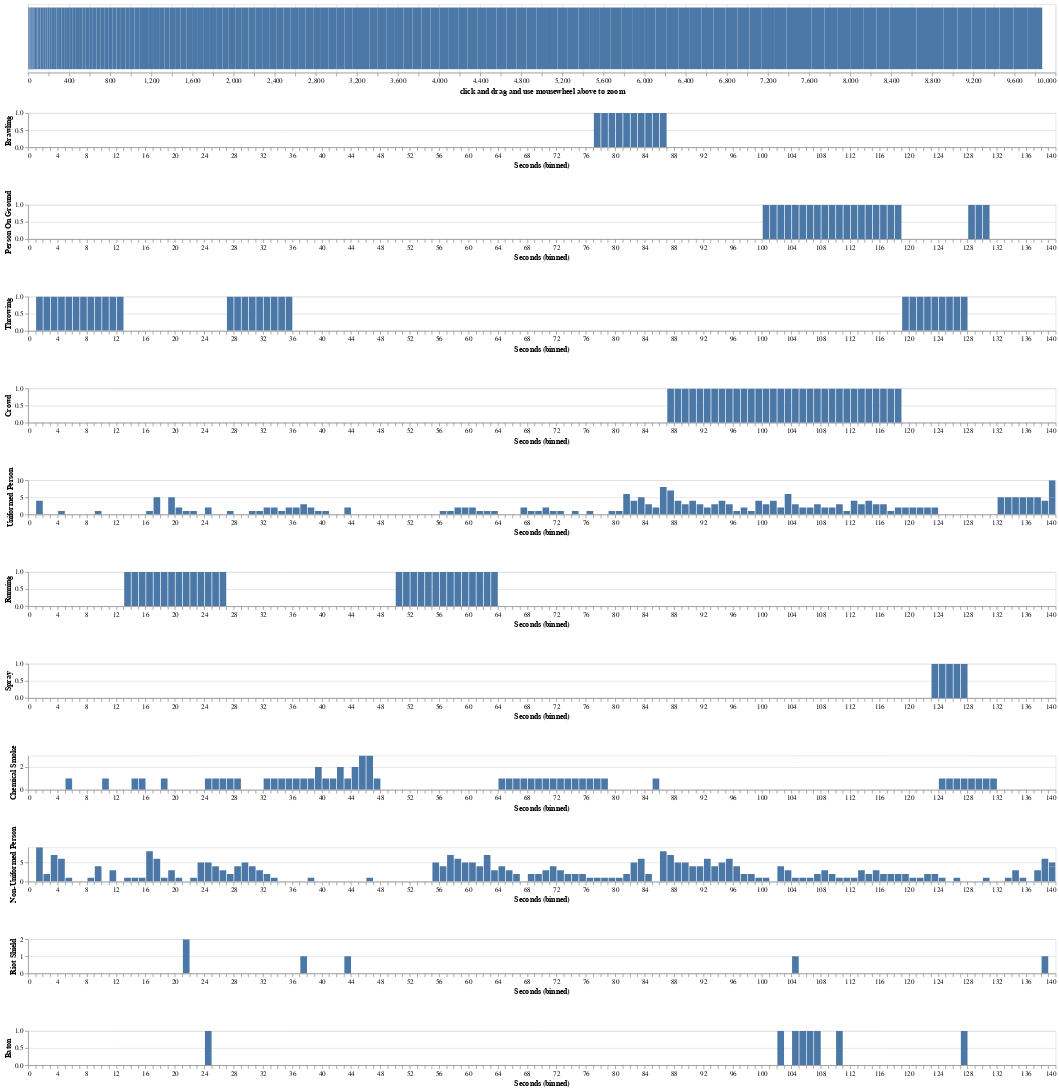

The notebook cell saved with this chart:
### Code cell
import altair as alt

interval = alt.selection_interval(encodings=['x'])

base = alt.Chart(df).properties(    
    width=1500,
    height=50,
)

chart = base.mark_bar().encode(
    alt.X('Seconds', bin=alt.Bin(maxbins=150, extent=interval), scale=alt.Scale(domain=interval.ref())),
    alt.Y(alt.repeat('row'), type='quantitative'),

).repeat(
    row=list(df.columns)[1:],
)

view = base.mark_bar().encode(
    alt.X('Seconds', title='click and drag and use mousewheel above to zoom'),

).add_selection(
    interval
).properties(
    height=100
)




(view & chart).save('chart.json')

view & chart

### Figure 1 — Vega-Lite specification as saved in the notebook (floating-point values rounded to 4 significant figures; data arrays with more than 128 entries replaced by an {"elided": "..."} marker saying what was removed)
{"config": {"view": {"continuousWidth": 400, "continuousHeight": 300}}, "vconcat": [{"data": {"name": "data-4b85540b3f2e7e9f71b5dce2b14b26dd"}, "mark": "bar", "encoding": {"x": {"field": "Seconds", "title": "click and drag and use mousewheel above to zoom", "type": "quantitative"}}, "height": 100, "selection": {"selector001": {"type": "interval", "encodings": ["x"]}}, "width": 1500}, {"repeat": {"row": ["Brawling", "Person On Ground", "Throwing", "Crowd", "Uniformed Person", "Running", "Spray", "Chemical Smoke", "Non-Uniformed Person", "Riot Shield", "Baton"]}, "spec": {"data": {"name": "data-4b85540b3f2e7e9f71b5dce2b14b26dd"}, "mark": "bar", "encoding": {"x": {"bin": {"extent": {"selection": "selector001"}, "maxbins": 150}, "field": "Seconds", "scale": {"domain": {"selection": "selector001"}}, "type": "quantitative"}, "y": {"field": {"repeat": "row"}, "type": "quantitative"}}, "height": 50, "width": 1500}}], "$schema": "https://vega.github.io/schema/vega-lite/v4.17.0.json", "datasets": {"data-4b85540b3f2e7e9f71b5dce2b14b26dd": {"elided": "141 records"}}}
